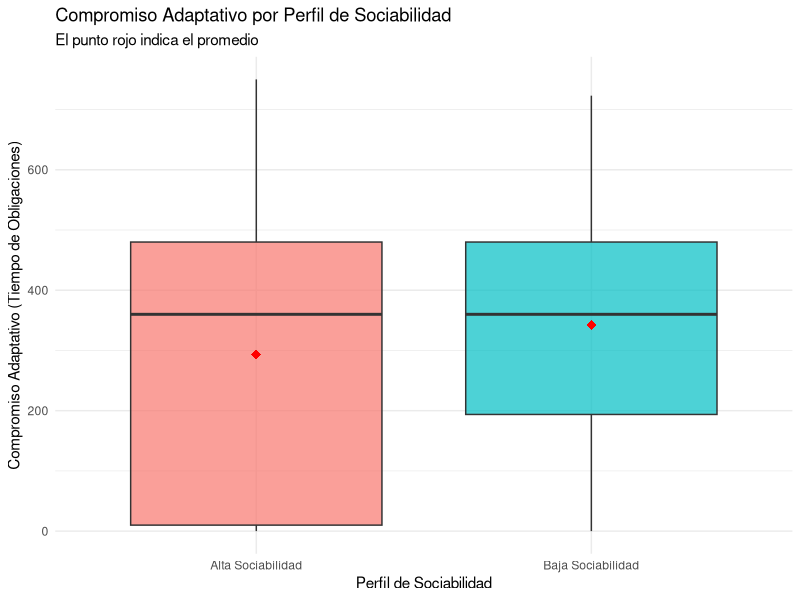
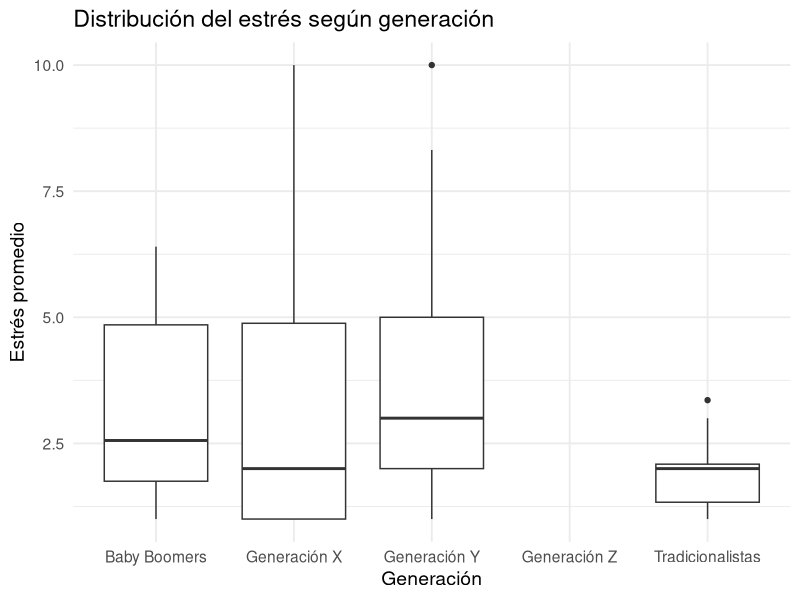

The R script that drew these images, in order:
library(ggplot2)
library(dplyr)

# Cargar los datos (aseg�rate de que el archivo est� en tu directorio de trabajo)
df <- read.csv("datosMerged.csv")

# 1. Limpieza y preparaci�n de datos
# Convertir columnas a num�rico y calcular el puntaje de Sociabilidad
df_clean <- df %>%
  mutate(
    calma_soc = as.numeric(calma_social_ocio),
    disfrute_soc = as.numeric(disfrute_social_ocio),
    a_gusto_soc = as.numeric(a_gusto_social_ocio),
    obligaciones = as.numeric(tiempo_total_obligatorias)
  ) %>%
  filter(!is.na(calma_soc), !is.na(disfrute_soc), !is.na(a_gusto_soc), !is.na(obligaciones)) %>%
  mutate(Sociabilidad_Score = (calma_soc + disfrute_soc + a_gusto_soc) / 3)

# 2. Dividir por la mediana
mediana_soc <- median(df_clean$Sociabilidad_Score)
df_clean <- df_clean %>%
  mutate(Perfil_Sociabilidad = ifelse(Sociabilidad_Score >= mediana_soc, 
                                      "Alta Sociabilidad", "Baja Sociabilidad"))

# 3. An�lisis Estad�stico (Prueba t de Student)
t_test <- t.test(obligaciones ~ Perfil_Sociabilidad, data = df_clean)
print(t_test)

# 4. Generar el Gr�fico
grafico<-ggplot(df_clean, aes(x = Perfil_Sociabilidad, y = obligaciones, fill = Perfil_Sociabilidad)) +
  geom_boxplot(alpha = 0.7) +
  stat_summary(fun = mean, geom = "point", shape = 18, size = 3, color = "red") +
  labs(
    title = "Compromiso Adaptativo por Perfil de Sociabilidad",
    subtitle = "El punto rojo indica el promedio",
    x = "Perfil de Sociabilidad",
    y = "Compromiso Adaptativo (Tiempo de Obligaciones)",
    fill = "Perfil"
  ) +
  theme_minimal() +
  theme(legend.position = "none")

print(grafico)

grafico2<-ggplot(
  df,
  aes(
    x = `Generación`,
    y = tension_prom
  )
) +
  geom_boxplot() +
  theme_minimal(base_size = 14) +
  labs(
    title = "Distribución del estrés según generación",
    x = "Generación",
    y = "Estrés promedio"
  )
print(grafico2)
